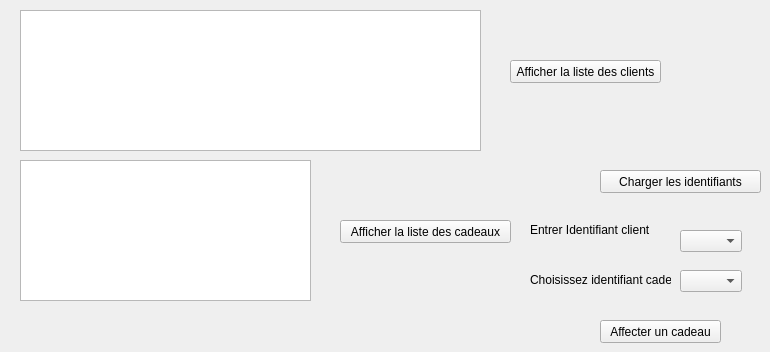
     <widget class="QWidget" name="tab_20">
      <attribute name="title">
       <string>Affecter cadeau</string>
      </attribute>
      <widget class="QLabel" name="label_49">
       <property name="geometry">
        <rect>
         <x>530</x>
         <y>220</y>
         <width>131</width>
         <height>20</height>
        </rect>
       </property>
       <property name="text">
        <string>Entrer Identifiant client</string>
       </property>
      </widget>
      <widget class="QTableView" name="tabclient_2">
       <property name="geometry">
        <rect>
         <x>20</x>
         <y>10</y>
         <width>461</width>
         <height>141</height>
        </rect>
       </property>
      </widget>
      <widget class="QComboBox" name="comboBox_13">
       <property name="geometry">
        <rect>
         <x>680</x>
         <y>230</y>
         <width>62</width>
         <height>22</height>
        </rect>
       </property>
      </widget>
      <widget class="QPushButton" name="pushButton_afficher">
       <property name="geometry">
        <rect>
         <x>510</x>
         <y>60</y>
         <width>151</width>
         <height>23</height>
        </rect>
       </property>
       <property name="text">
        <string>Afficher la liste des clients</string>
       </property>
      </widget>
      <widget class="QLabel" name="label_50">
       <property name="geometry">
        <rect>
         <x>530</x>
         <y>270</y>
         <width>141</width>
         <height>20</height>
        </rect>
       </property>
       <property name="text">
        <string>Choisissez identifiant cadeau</string>
       </property>
      </widget>
      <widget class="QComboBox" name="comboBox_14">
       <property name="geometry">
        <rect>
         <x>680</x>
         <y>270</y>
         <width>62</width>
         <height>22</height>
        </rect>
       </property>
      </widget>
      <widget class="QPushButton" name="pushButton_affecter">
       <property name="geometry">
        <rect>
         <x>600</x>
         <y>320</y>
         <width>121</width>
         <height>23</height>
        </rect>
       </property>
       <property name="text">
        <string>Affecter un cadeau</string>
       </property>
      </widget>
      <widget class="QTableView" name="tabcadeau_2">
       <property name="geometry">
        <rect>
         <x>20</x>
         <y>160</y>
         <width>291</width>
         <height>141</height>
        </rect>
       </property>
      </widget>
      <widget class="QPushButton" name="pushButton_4">
       <property name="geometry">
        <rect>
         <x>340</x>
         <y>220</y>
         <width>171</width>
         <height>23</height>
        </rect>
       </property>
       <property name="text">
        <string>Afficher la liste des cadeaux</string>
       </property>
      </widget>
      <widget class="QPushButton" name="pushButton_6">
       <property name="geometry">
        <rect>
         <x>600</x>
         <y>170</y>
         <width>161</width>
         <height>23</height>
        </rect>
       </property>
       <property name="text">
        <string>Charger les identifiants</string>
       </property>
      </widget>
     </widget>
